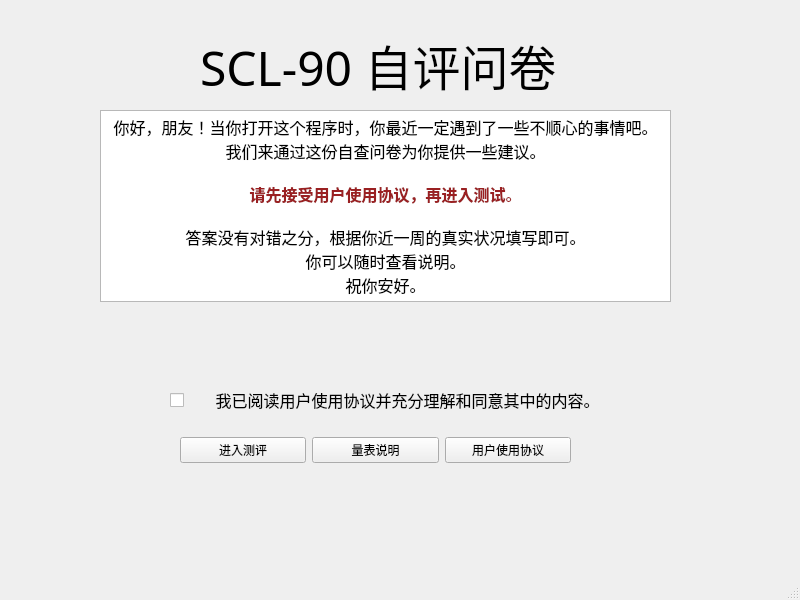
<?xml version="1.0" encoding="UTF-8"?>
<ui version="4.0">
 <class>MainWindow</class>
 <widget class="QMainWindow" name="MainWindow">
  <property name="geometry">
   <rect>
    <x>0</x>
    <y>0</y>
    <width>800</width>
    <height>600</height>
   </rect>
  </property>
  <property name="windowTitle">
   <string>MainWindow</string>
  </property>
  <widget class="QWidget" name="centralwidget">
   <widget class="QLabel" name="label">
    <property name="geometry">
     <rect>
      <x>200</x>
      <y>0</y>
      <width>411</width>
      <height>131</height>
     </rect>
    </property>
    <property name="font">
     <font>
      <family>等线</family>
      <pointsize>36</pointsize>
     </font>
    </property>
    <property name="text">
     <string>SCL-90 自评问卷</string>
    </property>
   </widget>
   <widget class="QCheckBox" name="checkBox">
    <property name="geometry">
     <rect>
      <x>170</x>
      <y>390</y>
      <width>431</width>
      <height>20</height>
     </rect>
    </property>
    <property name="font">
     <font>
      <pointsize>12</pointsize>
     </font>
    </property>
    <property name="text">
     <string>      我已阅读用户使用协议并充分理解和同意其中的内容。</string>
    </property>
   </widget>
   <widget class="QWidget" name="horizontalLayoutWidget">
    <property name="geometry">
     <rect>
      <x>180</x>
      <y>410</y>
      <width>391</width>
      <height>80</height>
     </rect>
    </property>
    <layout class="QHBoxLayout" name="horizontalLayout">
     <item>
      <widget class="QPushButton" name="Enter">
       <property name="text">
        <string>进入测评</string>
       </property>
      </widget>
     </item>
     <item>
      <widget class="QPushButton" name="ins">
       <property name="text">
        <string>量表说明</string>
       </property>
      </widget>
     </item>
     <item>
      <widget class="QPushButton" name="Agreement">
       <property name="text">
        <string>用户使用协议</string>
       </property>
      </widget>
     </item>
    </layout>
   </widget>
   <widget class="QTextBrowser" name="textBrowser">
    <property name="geometry">
     <rect>
      <x>100</x>
      <y>110</y>
      <width>571</width>
      <height>192</height>
     </rect>
    </property>
    <property name="html">
     <string>&lt;!DOCTYPE HTML PUBLIC &quot;-//W3C//DTD HTML 4.0//EN&quot; &quot;http://www.w3.org/TR/REC-html40/strict.dtd&quot;&gt;
&lt;html&gt;&lt;head&gt;&lt;meta name=&quot;qrichtext&quot; content=&quot;1&quot; /&gt;&lt;meta charset=&quot;utf-8&quot; /&gt;&lt;style type=&quot;text/css&quot;&gt;
p, li { white-space: pre-wrap; }
hr { height: 1px; border-width: 0; }
li.unchecked::marker { content: &quot;\2610&quot;; }
li.checked::marker { content: &quot;\2612&quot;; }
&lt;/style&gt;&lt;/head&gt;&lt;body style=&quot; font-family:'Microsoft YaHei UI'; font-size:9pt; font-weight:400; font-style:normal;&quot;&gt;
&lt;p align=&quot;center&quot; style=&quot; margin-top:0px; margin-bottom:0px; margin-left:0px; margin-right:0px; -qt-block-indent:0; text-indent:0px;&quot;&gt;&lt;span style=&quot; font-size:12pt;&quot;&gt;你好，朋友！当你打开这个程序时，你最近一定遇到了一些不顺心的事情吧。&lt;/span&gt;&lt;/p&gt;
&lt;p align=&quot;center&quot; style=&quot; margin-top:0px; margin-bottom:0px; margin-left:0px; margin-right:0px; -qt-block-indent:0; text-indent:0px;&quot;&gt;&lt;span style=&quot; font-size:12pt;&quot;&gt;我们来通过这份自查问卷为你提供一些建议。&lt;/span&gt;&lt;/p&gt;
&lt;p align=&quot;center&quot; style=&quot;-qt-paragraph-type:empty; margin-top:0px; margin-bottom:0px; margin-left:0px; margin-right:0px; -qt-block-indent:0; text-indent:0px; font-size:12pt;&quot;&gt;&lt;br /&gt;&lt;/p&gt;
&lt;p align=&quot;center&quot; style=&quot; margin-top:0px; margin-bottom:0px; margin-left:0px; margin-right:0px; -qt-block-indent:0; text-indent:0px;&quot;&gt;&lt;span style=&quot; font-size:12pt; font-weight:700; color:#9a2022;&quot;&gt;请先接受用户使用协议，再进入测试&lt;/span&gt;&lt;span style=&quot; font-size:12pt; color:#9a2022;&quot;&gt;。&lt;/span&gt;&lt;/p&gt;
&lt;p align=&quot;center&quot; style=&quot;-qt-paragraph-type:empty; margin-top:0px; margin-bottom:0px; margin-left:0px; margin-right:0px; -qt-block-indent:0; text-indent:0px; font-size:12pt; color:#9a2022;&quot;&gt;&lt;br /&gt;&lt;/p&gt;
&lt;p align=&quot;center&quot; style=&quot; margin-top:0px; margin-bottom:0px; margin-left:0px; margin-right:0px; -qt-block-indent:0; text-indent:0px;&quot;&gt;&lt;span style=&quot; font-size:12pt;&quot;&gt;答案没有对错之分，根据你近一周的真实状况填写即可。&lt;/span&gt;&lt;/p&gt;
&lt;p align=&quot;center&quot; style=&quot; margin-top:0px; margin-bottom:0px; margin-left:0px; margin-right:0px; -qt-block-indent:0; text-indent:0px;&quot;&gt;&lt;span style=&quot; font-size:12pt;&quot;&gt;你可以随时查看说明。&lt;/span&gt;&lt;/p&gt;
&lt;p align=&quot;center&quot; style=&quot; margin-top:0px; margin-bottom:0px; margin-left:0px; margin-right:0px; -qt-block-indent:0; text-indent:0px;&quot;&gt;&lt;span style=&quot; font-size:12pt;&quot;&gt;祝你安好。&lt;/span&gt;&lt;/p&gt;&lt;/body&gt;&lt;/html&gt;</string>
    </property>
   </widget>
  </widget>
  <widget class="QMenuBar" name="menubar">
   <property name="geometry">
    <rect>
     <x>0</x>
     <y>0</y>
     <width>800</width>
     <height>21</height>
    </rect>
   </property>
  </widget>
  <widget class="QStatusBar" name="statusbar"/>
 </widget>
 <resources/>
 <connections/>
</ui>
